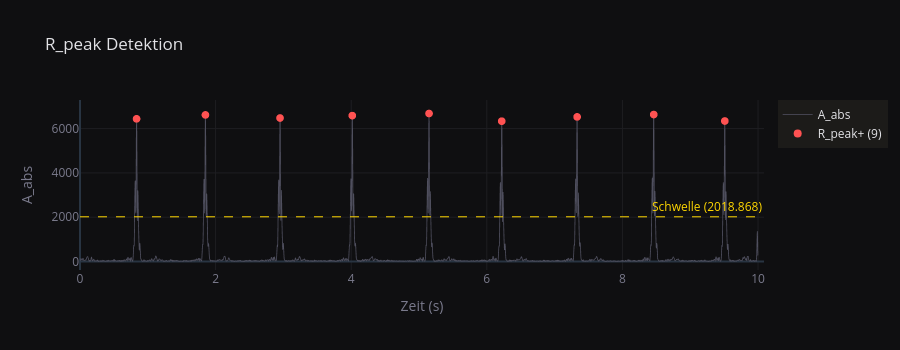

This figure's notebook cell:
### Code cell
plot_r_peak_detection(df_analysis, r_peak_times, r_peak_values).show()

### Figure 1 — Plotly figure (JSON) as saved in the notebook; plotly's stock layout.template omitted (floating-point values rounded to 4 significant figures; data arrays with more than 128 entries replaced by an {"elided": "..."} marker saying what was removed)
{"data": [{"line": {"color": "#4f4f5e", "width": 0.8}, "mode": "lines", "name": "A_abs", "type": "scattergl", "x": {"elided": "5000 float values"}, "y": {"elided": "5000 float values"}}, {"marker": {"color": "#ff5252", "size": 8, "symbol": "circle"}, "mode": "markers", "name": "R_peak+ (9)", "type": "scattergl", "x": [0.834, 1.85, 2.95, 4.016, 5.148, 6.22, 7.332, 8.462, 9.51], "y": [6442.0, 6617.0, 6479.0, 6588.0, 6683.0, 6337.0, 6528.0, 6636.0, 6344.0]}], "layout": {"annotations": [{"font": {"color": "#ffd700"}, "showarrow": false, "text": "Schwelle (2018.868)", "x": 1, "xanchor": "right", "xref": "x domain", "y": 2019.0, "yanchor": "bottom", "yref": "y"}], "height": 350, "hovermode": "x unified", "legend": {"bgcolor": "#1c1b19", "font": {"color": "#e2e2e6"}}, "paper_bgcolor": "#0f0f11", "plot_bgcolor": "#0f0f11", "shapes": [{"line": {"color": "#ffd700", "dash": "dash", "width": 1}, "type": "line", "x0": 0, "x1": 1, "xref": "x domain", "y0": 2019.0, "y1": 2019.0, "yref": "y"}], "title": {"font": {"color": "#e2e2e6"}, "text": "R_peak Detektion"}, "xaxis": {"color": "#7a7a8c", "gridcolor": "#1e1e22", "title": {"text": "Zeit (s)"}}, "yaxis": {"color": "#7a7a8c", "gridcolor": "#1e1e22", "title": {"text": "A_abs"}}}}
